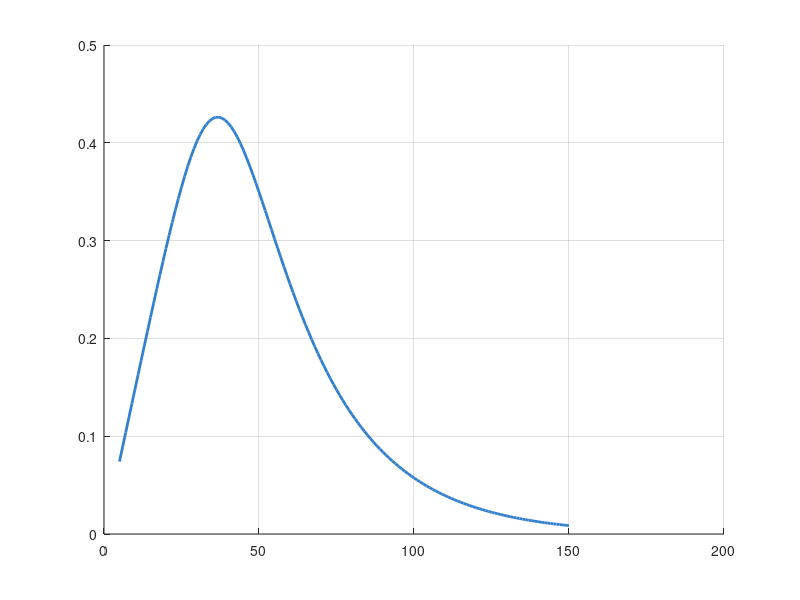

Here is the MATLAB script that generated this plot: (Note: this script raises an error after producing the figure.)
clc;
clear;
close all;

% =========================================================
% LR-FHSS LIMITED SIC MODEL
% =========================================================
%
% Analytical Density Evolution
%
% Only SIC limitation is considered:
%   - finite SIC depth L
%
% Perfect SIC:
%   gamma = 1
%
% =========================================================

% =========================================================
% PARAMETERS
% =========================================================

lambda_rate = 1/900;

th = 0.233472;

C = 35;

R = 3;

% SIC depth values

L_values = [2 3 4 5];

% convergence

MAX_ITER = 10000;

EPS = 1e-12;

% =========================================================
% NODE RANGE
% =========================================================

N_values = 5000:1000:150000;

% =========================================================
% COLORS
% =========================================================

colors = [
    0.2 0.5 0.8;
    0.2 0.7 0.3;
    0.9 0.5 0.1;
    0.6 0.3 0.8
];

% =========================================================
% FIGURE
% =========================================================

figure;
hold on;
grid on;

% =========================================================
% LOOP OVER L
% =========================================================

for idxL = 1:length(L_values)

    L = L_values(idxL);

    Eta_values = [];

    % -----------------------------------------------------
    % LOOP OVER N
    % -----------------------------------------------------

    for N = N_values

        % -------------------------------------------------
        % Offered load
        % -------------------------------------------------

        mu = lambda_rate * N;

        H = (2 * mu * R * th) / C;

        % -------------------------------------------------
        % Density evolution initialization
        % -------------------------------------------------

        p = 1.0;

        % -------------------------------------------------
        % Iterative SIC
        % -------------------------------------------------

        for iter = 1:MAX_ITER

            % Variable-node update

            q = p^(R-1);

            % ---------------------------------------------
            % Slot-node update
            %
            % Limited SIC only
            % ---------------------------------------------

            summation = 0;

            x = H * (1 - q);

            for k = 0:(L-1)

                summation = summation + ...
                    (x^k) / factorial(k);

            end

            p_new = 1 - exp(-H) * summation;

            % ---------------------------------------------
            % Convergence test
            % ---------------------------------------------

            if abs(p_new - p) < EPS
                break;
            end

            p = p_new;

        end

        % -------------------------------------------------
        % Residual error probability
        % -------------------------------------------------

        p_min = p_new;

        % -------------------------------------------------
        % Header success probability
        % -------------------------------------------------

        Ph = 1 - p_min^R;

        % -------------------------------------------------
        % Efficiency
        % -------------------------------------------------

        %eta = (H) * Ph;
        eta = (H/R) * Ph;

        Eta_values = [Eta_values eta];

    end

    % =====================================================
    % THRESHOLD
    % =====================================================

    [eta_max, idx_max] = max(Eta_values);

    N_star = N_values(idx_max);

    fprintf('\n');
    fprintf('L = %d\n', L);
    fprintf('Threshold = %d nodes\n', N_star);
    fprintf('Maximum efficiency = %.4f\n', eta_max);

    % =====================================================
    % PLOT
    % =====================================================

    plot( ...
        N_values/1000, ...
        Eta_values, ...
        'LineWidth', 2, ...
        'Color', colors(idxL,:), ...
        'DisplayName', ...
        sprintf('L=%d | N*=%.0fk', ...
        L, N_star/1000) ...
    );

    % threshold line

    xline( ...
        N_star/1000, ...
        ':', ...
        'Color', colors(idxL,:), ...
        'HandleVisibility','off' ...
    );

end

% =========================================================
% FIGURE FORMAT
% =========================================================

xlabel('Number of end-devices (\times10^3)');

ylabel('\eta = H \times P_h');

title('LR-FHSS Limited SIC Model');

legend('Location','best');

set(gca,'FontSize',12);
